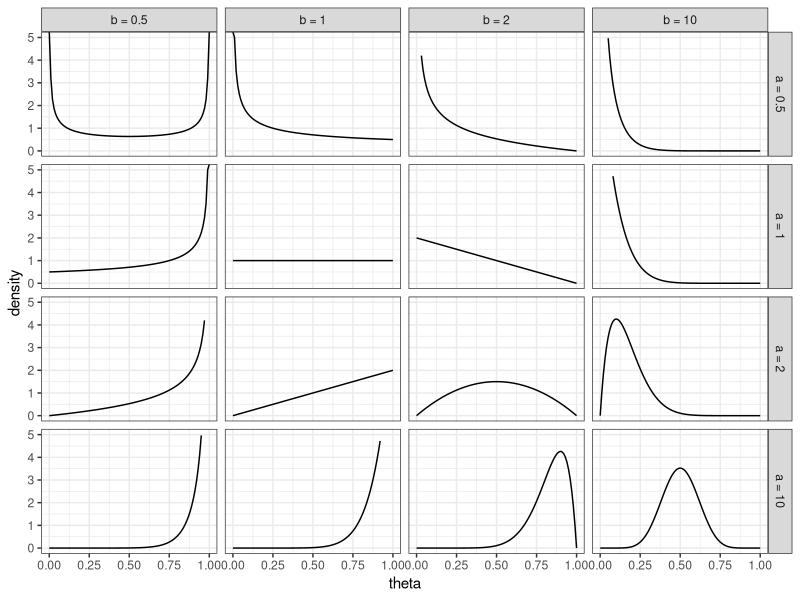
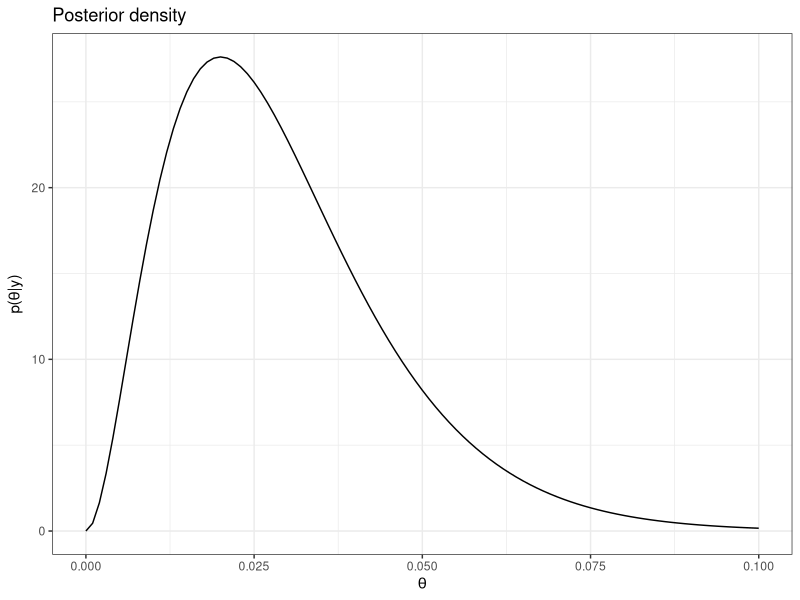
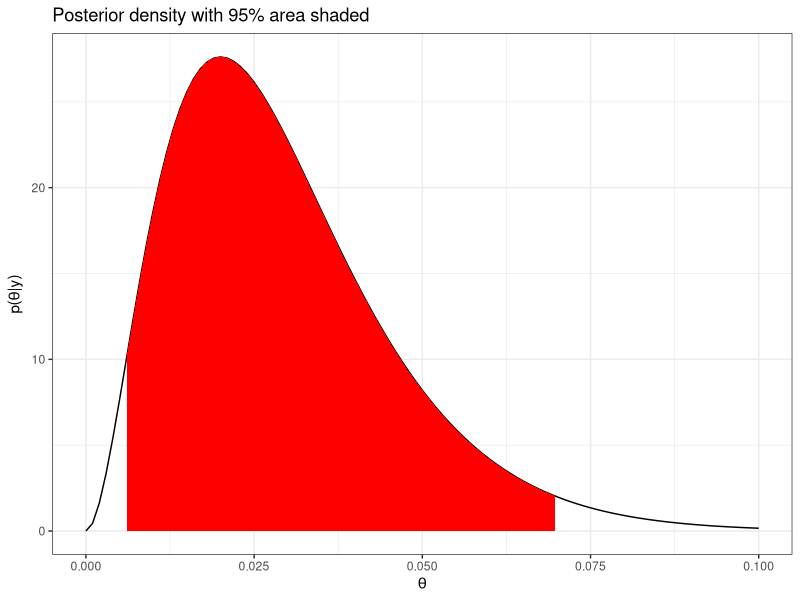

These figures' R source, in order:
## ----libraries, message=FALSE, warning=FALSE, cache=FALSE------------------------------------------------------
library("dplyr")
library("tidyr")
library("ggplot2")


## ----set_seed, echo=FALSE--------------------------------------------------------------------------------------
set.seed(2)


## --------------------------------------------------------------------------------------------------------------
my_dbeta <- function(x) {
  data.frame(theta = seq(0, 1, length=101)) %>%
    mutate(density = dbeta(theta, x$a, x$b))
}

d <- expand.grid(a = c(.5,1,2, 10),
            b = c(.5,1,2, 10)) %>%
  group_by(a,b) %>%
  do(my_dbeta(.)) %>%
  ungroup() %>%
  mutate(a = factor(paste0("a = ", a), levels=paste0("a = ", c(.5,1,2,10))),
         b = factor(paste0("b = ", b), levels=paste0("b = ", c(.5,1,2,10))))

ggplot(d, aes(x=theta, y=density)) +
  geom_line() +
  facet_grid(a~b) +
  theme_bw() +
  ylim(0,5)


## --------------------------------------------------------------------------------------------------------------
n <- 100
y <- 2

ggplot(data.frame(x=c(0,.1)), aes(x)) +
  stat_function(fun = dbeta, args = list(shape1 = 1+y, shape2 = 1+n-y)) +
  labs(x = expression(theta),
       y = expression(paste("p(",theta,"|y)")),
       title = "Posterior density") +
  theme_bw()


## ----echo=TRUE-------------------------------------------------------------------------------------------------
(1+y)/(2+n)


## ----echo=TRUE-------------------------------------------------------------------------------------------------
# 95% credible interval is 
ci = qbeta(c(.025,.975), 1+y, 1+n-y) 
round(ci, 3)


## ----echo=FALSE------------------------------------------------------------------------------------------------
ggplot(data.frame(x=c(0,.1)), aes(x)) +
  stat_function(fun = dbeta, args = list(shape1 = 1+y, shape2 = 1+n-y)) +
  stat_function(fun = dbeta, args = list(shape1 = 1+y, shape2 = 1+n-y), 
                xlim = ci,
                geom = "area", fill = "red") +
  labs(x = expression(theta),
       y = expression(paste("p(",theta,"|y)")),
       title = "Posterior density with 95% area shaded") +
  theme_bw()


## ----eval = FALSE, echo = TRUE, size = 'tiny'------------------------------------------------------------------
## a <- 1; b <- 1                  # default uniform prior
## y <- 3; n <- 10                 # data
## 
## curve(dbeta(x,ay,b+n-y))        # posterior (pdf)
## (a+y)/(a+b+n)                   # posterior mean
## qbeta(.5, a+y, b+n-y)           # posterior median
## qbeta(c(.025,.975), a+y, b+n-y) # 95% equal tail credible interval
## 
## # Probabilities
## pbeta(0.5, a+y, b+n-y)          # P(theta<0.5|y)
## 
## # Special cases
## qbeta(c(0,.95), a+y, b+n-y)     # if y=0, use a lower one-sided CI
## qbeta(c(.05,1), a+y, b+n-y)     # if y=n, use a upper one-sided CI
